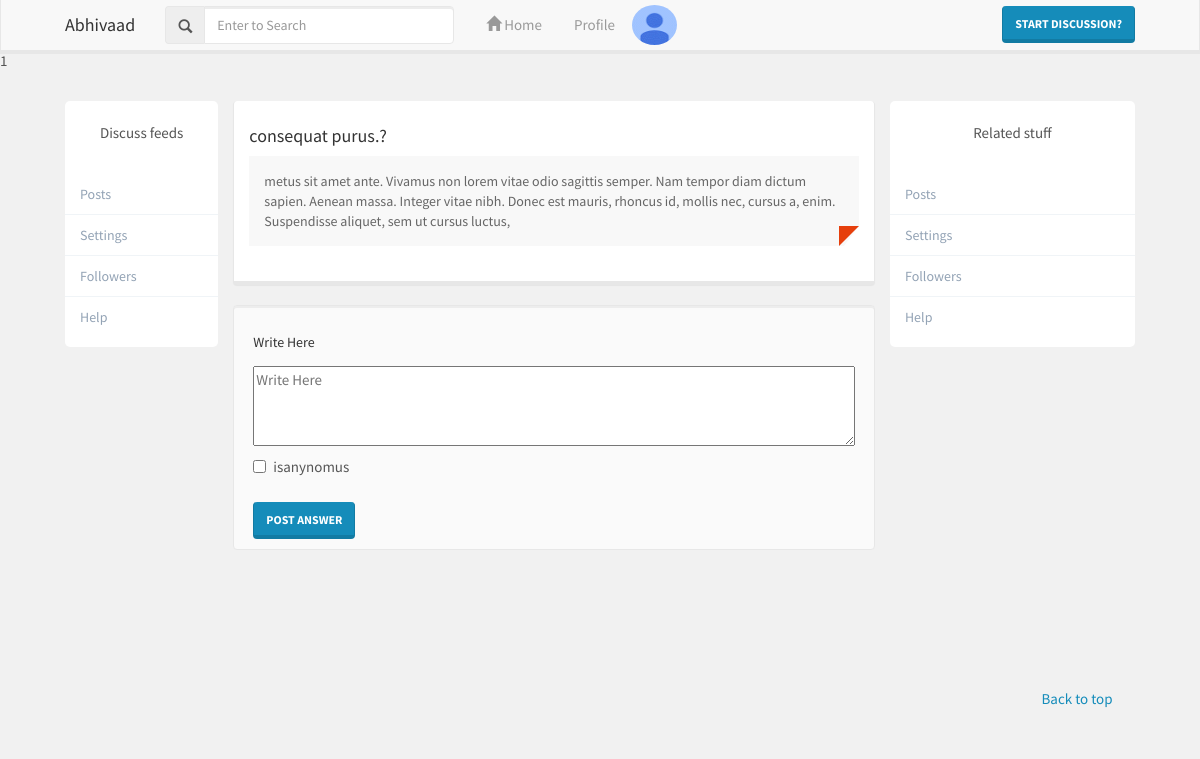
Page /view.php?id=1 on the committed database.
### tables this page shows
CREATE TABLE IF NOT EXISTS `questions` (
  `id` mediumint(8) unsigned NOT NULL AUTO_INCREMENT,
  `title` text,
  `que_about` text,
  `date_create` varchar(255) DEFAULT NULL,
  `date_update` varchar(255) DEFAULT NULL,
  `is_anonymus` mediumint(9) DEFAULT NULL,
  `user_id` mediumint(8) unsigned DEFAULT NULL,
  PRIMARY KEY (`id`),
  KEY `user_id` (`user_id`)
);

### view.php (the view, shortened to what this page needs)
<?php
if(isset($_GET['id'])){
    $qid=$_GET['id'];
}
?>
<!DOCTYPE html>
<html lang="en">
  <head>
    <link rel="stylesheet" href="css/bootstrap.css" media="screen">
    <link rel="stylesheet" href="css/custom.min.css">
    <link rel="stylesheet" type="text/css" href="css/my.css">
  </head>
  <body>
  <?php include("navbar.php");?>
    <div class="container">
      <div class="bs-docs-section">
        <div class="row">
          <div class="col-lg-2">
            <div class="profile-sidebar">
        <div class="profile-userbuttons">
          Discuss feeds
        </div>
        <div class="profile-usermenu">
          <ul class="nav">
            <li>
              <a href="profile.php">
              Posts </a>
            </li>
            <li>
              <a href="setting.php">
               Settings </a>
            </li>
            <li>
              <a href="follower.php">
              Followers </a>
            </li>
            <li>
              <a href="help.php">
              Help </a>
            </li>
          </ul>
        </div>
      </div>
          </div>
          <div class="col-lg-7">
            <div>
          <?php include("config.php");
          $resu=$mysqli->query("SELECT * from questions where id=$qid");
          $result_q=$resu->fetch_object();
          ?>
              <div class="row">
              <div class="panel panel-default">
              <div class="panel-body">
                  <a><strong><h4><?php echo $result_q->title;?>?</h4></strong></a>
                     <div class="user_info">
                   <div class="testimonials">
                  <div class="active item">
                  <blockquote><p><?php echo $result_q->que_about;?></p></blockquote>
                </div>
                </div>
            </div>
           </div>
          </div>
          <div class="span4 well" style="padding-bottom:10px">
            <form id="posta">
                <label><span><strong><h5>Write Here</h5></strong></span></label>
                <textarea class="span4" name="area" id="area" style="width:100%;height:80px;" placeholder="Write Here"
                required ></textarea>
                <div class="checkbox">
                    <label>
                      <input type="checkbox" id="ianmous"> isanynomus
                    </label>
                  </div>
                </form>
                <button class="btn btn-primary" id="postans" style="margin-top:10px">Post Answer</button>
          </div>
          <br/>
          </div>
              <br/>
            </div>
          </div>
          <div class="col-lg-3">
            <div class="profile-sidebar">
            <div class="profile-userbuttons">Related stuff
            </div>
            <div class="profile-usermenu">
          <ul class="nav">
            <li><a href="profile.php">
              Posts </a>
            </li>
            <li><a href="setting.php">
               Settings </a>
            </li>
            <li><a href="follower.php">
              Followers </a>
            </li>
            <li><a href="help.php">
              Help </a>
            </li>
          </ul>
        </div>
            </div>
          </div>
        </div>
      </div>
    <?php include("footer.php");?>
    </div>
</body>
</html>

### css/my.css (style rules this page uses)
body { background:#f1f1f1; }
.profile-sidebar { padding: 20px 0 10px 0; background: #fff; border-radius: 5px; }
.profile-userbuttons { text-align: center; margin-top: 1px; }
.profile-usermenu { margin-top: 30px; }
.profile-usermenu ul li { border-bottom: 1px solid #f0f4f7; }
.profile-usermenu ul li:last-child { border-bottom: none; }
.profile-usermenu ul li a { color: #93a3b5; font-size: 14px; font-weight: 400; }

### rows in the picture
questions: title "consequat purus.", que_about "metus sit amet ante. Vivamus non lorem vitae odio sagittis semper. Nam tempor diam dictum sapien. Aenean massa. Integer vitae nibh. Donec est mauris, rhoncus id, mollis nec, cursus a, enim. Suspendisse aliquet, sem ut cursus luctus,"
